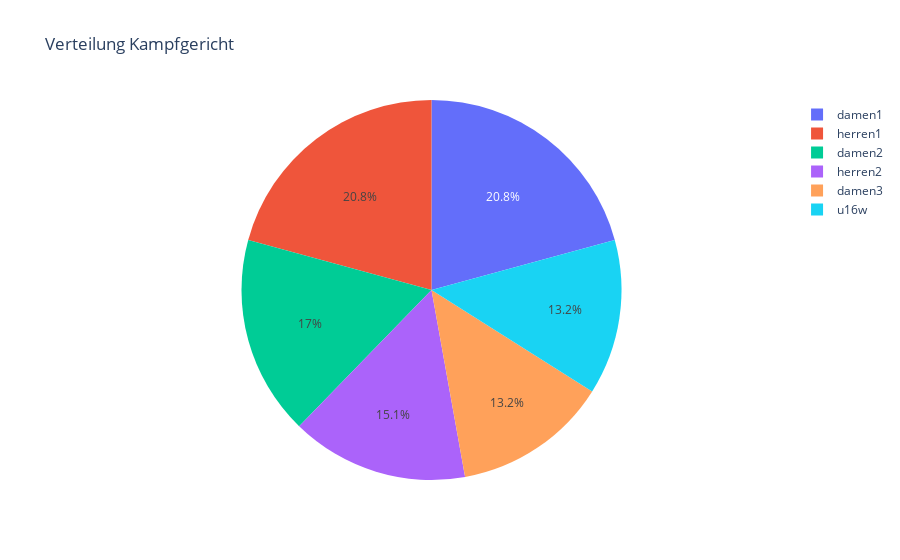

The cell this chart's notebook holds for it:
### Code cell
##### show solution #####
import plotly.express as px

assignment_counts = resulting_schedule['Kampfgericht'].value_counts()
fig = px.pie(assignment_counts, names=assignment_counts.index, values=assignment_counts.values, title='Verteilung Kampfgericht')
fig.show()

### Figure 1 — Plotly figure (JSON) as saved in the notebook; plotly's stock layout.template omitted (floating-point values rounded to 4 significant figures)
{"data": [{"domain": {"x": [0, 1], "y": [0, 1]}, "hovertemplate": "Kampfgericht=%{label}<br>value=%{value}<extra></extra>", "labels": ["damen1", "herren1", "damen2", "herren2", "damen3", "u16w"], "legendgroup": "", "name": "", "showlegend": true, "type": "pie", "values": [11, 11, 9, 8, 7, 7]}], "layout": {"legend": {"tracegroupgap": 0}, "title": {"text": "Verteilung Kampfgericht"}}}
